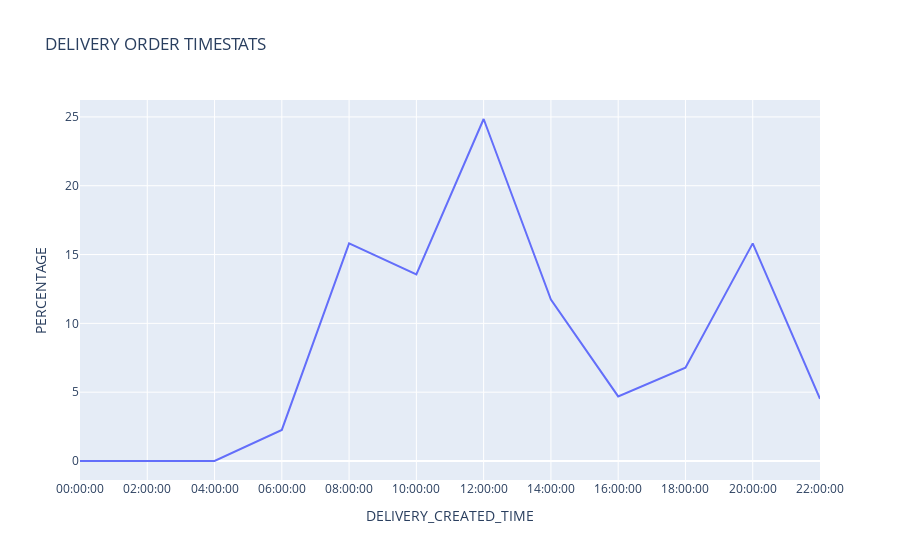

Notebook code cell kept with this figure:
### Code cell
## VISUALIZING ON A PLOT
order_time_plot = px.line(order_time, x = "DELIVERY_CREATED_TIME", y = "PERCENTAGE", title = 'DELIVERY ORDER TIMESTATS')
order_time_plot.show()

### Figure 1 — Plotly figure (JSON) as saved in the notebook; plotly's stock layout.template omitted (floating-point values rounded to 4 significant figures)
{"data": [{"hovertemplate": "DELIVERY_CREATED_TIME=%{x}<br>PERCENTAGE=%{y}<extra></extra>", "legendgroup": "", "line": {"color": "#636efa", "dash": "solid"}, "marker": {"symbol": "circle"}, "mode": "lines", "name": "", "orientation": "v", "showlegend": false, "type": "scatter", "x": ["00:00:00", "02:00:00", "04:00:00", "06:00:00", "08:00:00", "10:00:00", "12:00:00", "14:00:00", "16:00:00", "18:00:00", "20:00:00", "22:00:00"], "xaxis": "x", "y": [0, 0, 0, 2.259, 15.81, 13.55, 24.85, 11.73, 4.692, 6.777, 15.81, 4.518], "yaxis": "y"}], "layout": {"legend": {"tracegroupgap": 0}, "title": {"text": "DELIVERY ORDER TIMESTATS"}, "xaxis": {"anchor": "y", "domain": [0, 1], "title": {"text": "DELIVERY_CREATED_TIME"}}, "yaxis": {"anchor": "x", "domain": [0, 1], "title": {"text": "PERCENTAGE"}}}}
